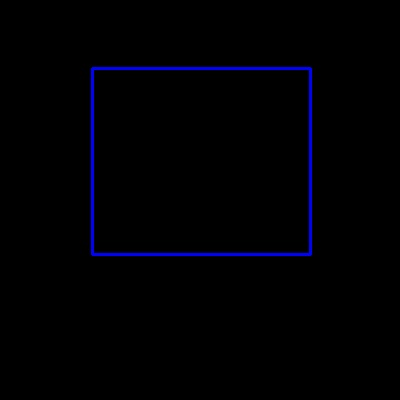
#> input picture MouseEvent/Image_crop.jpg, 400 x 400 px
$ python -i ROIArea.py   (imports and definitions only)
#> lines starting #> are read from the running program, lines starting #| are printed output that depends on the picture
#> further down, picture is the input picture: shape (400, 400, 3); mean B, G, R 3.9, 0.1, 0.1
import cv2
from matplotlib import pyplot as plt
import numpy as np

def sketch_transform(image):

    image_grayscale = cv2.cvtColor(image, cv2.COLOR_BGR2GRAY)
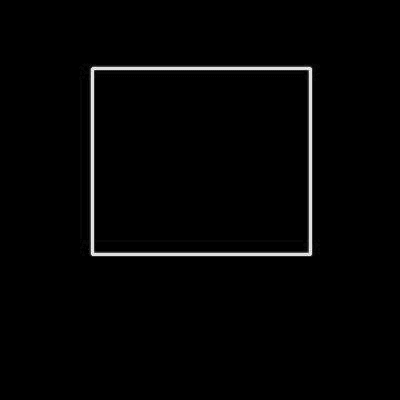
#> image_grayscale: shape (400, 400); min 0, max 33, mean 0.5; drawn with min black and max white
    image_grayscale_blurred = cv2.GaussianBlur(image_grayscale, (7,7), 0)
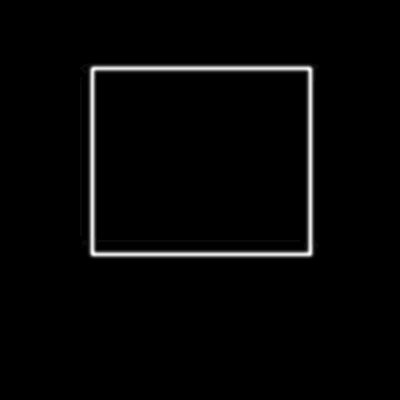
#> image_grayscale_blurred: shape (400, 400); min 0, max 25, mean 0.5; drawn with min black and max white
    image_canny = cv2.Canny(image_grayscale_blurred, 100, 150)
#> image_canny: shape (400, 400); every value is 0
    #_, mask = image_canny_inverted = cv2.threshold(image_canny, 30, 255, cv2.THRESH_BINARY_INV)
    return image_canny

# [1 line not run here, left out]


upper_left = (520, 520)
bottom_right = (820, 820)


# [24 lines not run here, left out]

>>> import cv2
>>> picture = cv2.imread('Image_crop.jpg')
>>> result = sketch_transform(picture)
